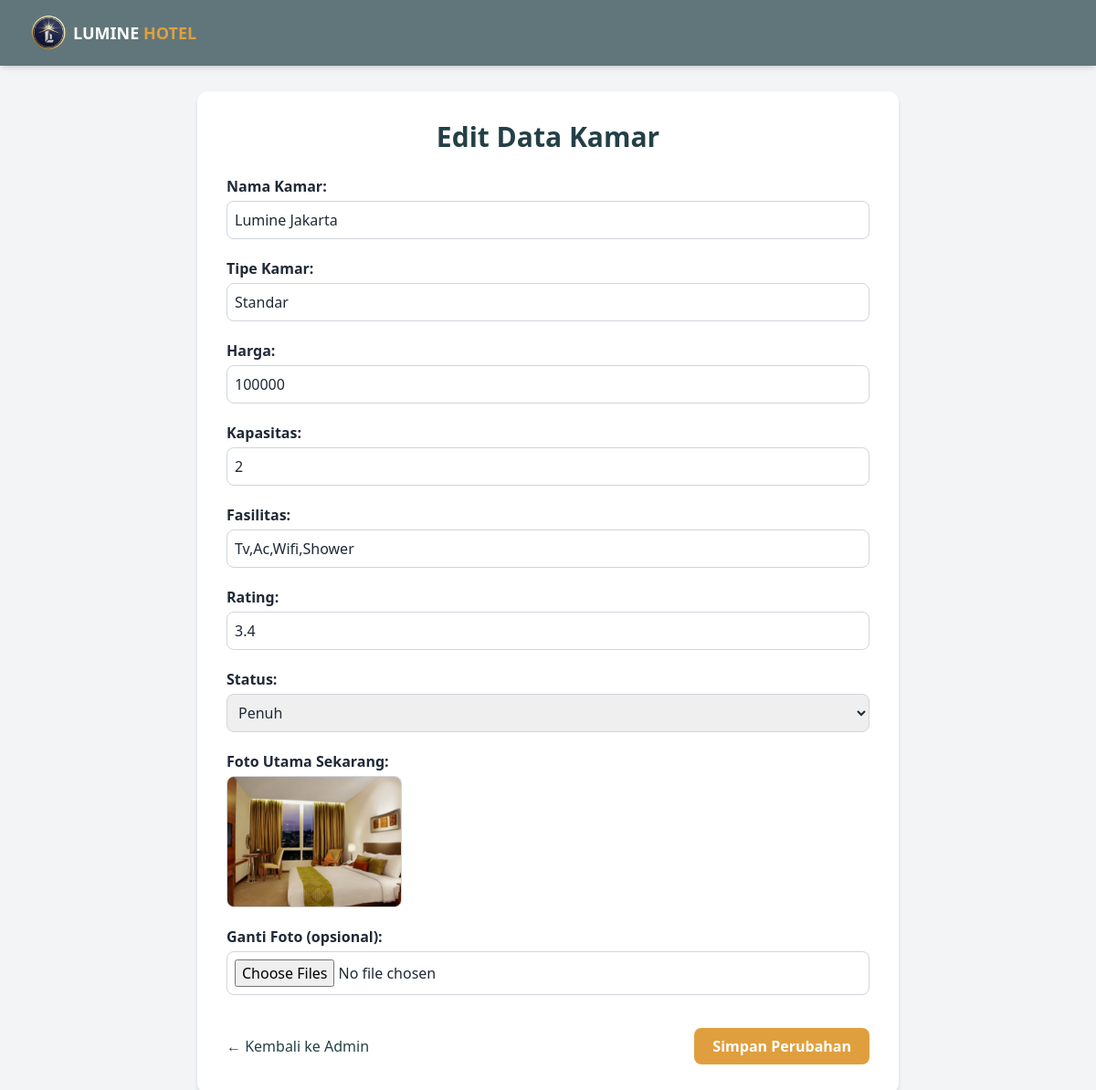
Page /design/edit_admin.php?id=11 on the committed database.
### tables this page shows
CREATE TABLE `kamar` (
  `kamar_id` int NOT NULL,
  `nama_kamar` varchar(100) DEFAULT NULL,
  `tipe_kamar` varchar(50) DEFAULT NULL,
  `harga` int DEFAULT NULL,
  `kapasitas` varchar(100) DEFAULT NULL,
  `fasilitas` varchar(100) DEFAULT NULL,
  `foto` varchar(255) DEFAULT NULL,
  `status` enum('tersedia','penuh') DEFAULT NULL,
  `alamat` varchar(255) NOT NULL,
  `rating` decimal(2,1) NOT NULL
);

### design/edit_admin.php (the view, shortened to what this page needs)
<?php
$database = new Database();
$conn = $database->getConnection();
$id = $_GET['id'] ?? null;
$q = mysqli_query($conn, "SELECT * FROM kamar WHERE kamar_id='$id'");
$data = mysqli_fetch_assoc($q);
?>
<!DOCTYPE html>
<html lang="en">
<head>
    <script src="https://cdn.tailwindcss.com"></script>
</head>
<body class="bg-gray-100 text-gray-800">
    <nav class="fixed top-0 left-0 w-full z-50 bg-[#234046]/70 backdrop-blur-lg shadow-md">
        <div class="flex justify-between items-center px-8 py-4">
            <a href="admin.php" class="flex items-center space-x-2">
                <img src="../image/logobener.png" alt="logo" class="w-10">
                <p class="font-semibold text-white text-lg">
                    LUMINE <span class="text-[#e09f3e] font-bold">HOTEL</span>
                </p>
            </a>
        </div>
    </nav>
    <main class="pt-[100px] px-6 md:px-20">
        <div class="max-w-3xl mx-auto bg-white p-8 rounded-xl shadow-md">
            <h2 class="text-3xl font-bold text-[#234046] mb-6 text-center">Edit Data Kamar</h2>
            <form action="../act/edit_kamar.php" method="POST" enctype="multipart/form-data" class="space-y-5">
                <div>
                    <label class="block font-semibold mb-1">Nama Kamar:</label>
                    <input type="text" name="nama_kamar" value="<?php echo $data['nama_kamar']; ?>" required
                        class="w-full border border-gray-300 rounded-lg p-2 focus:ring-2 focus:ring-[#e09f3e] outline-none">
                </div>
                <div>
                    <label class="block font-semibold mb-1">Tipe Kamar:</label>
                    <input type="text" name="tipe_kamar" value="<?php echo $data['tipe_kamar']; ?>" required
                        class="w-full border border-gray-300 rounded-lg p-2 focus:ring-2 focus:ring-[#e09f3e] outline-none">
                </div>
                <div>
                    <label class="block font-semibold mb-1">Harga:</label>
                    <input type="number" name="harga" value="<?php echo $data['harga']; ?>" required
                        class="w-full border border-gray-300 rounded-lg p-2 focus:ring-2 focus:ring-[#e09f3e] outline-none">
                </div>
                <div>
                    <label class="block font-semibold mb-1">Kapasitas:</label>
                    <input type="text" name="kapasitas" value="<?php echo $data['kapasitas']; ?>" required
                        class="w-full border border-gray-300 rounded-lg p-2 focus:ring-2 focus:ring-[#e09f3e] outline-none">
                </div>
                <div>
                    <label class="block font-semibold mb-1">Fasilitas:</label>
                    <input type="text" name="fasilitas" value="<?php echo $data['fasilitas']; ?>" required
                        class="w-full border border-gray-300 rounded-lg p-2 focus:ring-2 focus:ring-[#e09f3e] outline-none">
                </div>
                <div>
                    <label class="block font-semibold mb-1">Rating:</label>
                    <input type="text" name="rating" value="<?php echo $data['rating']; ?>" required
                        class="w-full border border-gray-300 rounded-lg p-2 focus:ring-2 focus:ring-[#e09f3e] outline-none">
                </div>
                <div>
                    <label class="block font-semibold mb-1">Status:</label>
                    <select name="status" required
                        class="w-full border border-gray-300 rounded-lg p-2 focus:ring-2 focus:ring-[#e09f3e] outline-none">
                        <option value="penuh" <?php if ($data['status'] == 'penuh') echo 'selected'; ?>>Penuh</option>
                    </select>
                </div>
                <div>
                    <label class="block font-semibold mb-1">Foto Utama Sekarang:</label>
                    <img src="../<?php echo $data['foto']; ?>" alt="Foto Kamar" class="w-48 h-36 rounded-lg object-cover border border-gray-300">
                </div>
                <div>
                    <label class="block font-semibold mb-1">Ganti Foto (opsional):</label>
                    <input type="file" name="foto[]" multiple accept="image/*"
                        class="w-full border border-gray-300 rounded-lg p-2 focus:ring-2 focus:ring-[#e09f3e] outline-none">
                </div>
                <div class="flex justify-between items-center pt-4">
                    <a href="admin.php"
                        class="text-[#234046] font-medium hover:underline hover:text-[#e09f3e] transition">
                        ← Kembali ke Admin
                    </a>
                    <button type="submit" name="update"
                        class="bg-[#e09f3e] hover:bg-[#c58632] text-white font-semibold px-5 py-2 rounded-lg transition">
                        Simpan Perubahan
                    </button>
                </div>
            </form>
        </div>
    </main>
</body>
</html>

### rows in the picture
kamar: nama_kamar "Lumine Jakarta", tipe_kamar "Standar", harga "100000", kapasitas "2", fasilitas "Tv,Ac,Wifi,Shower", rating "3.4", status "Penuh", foto (picture)
